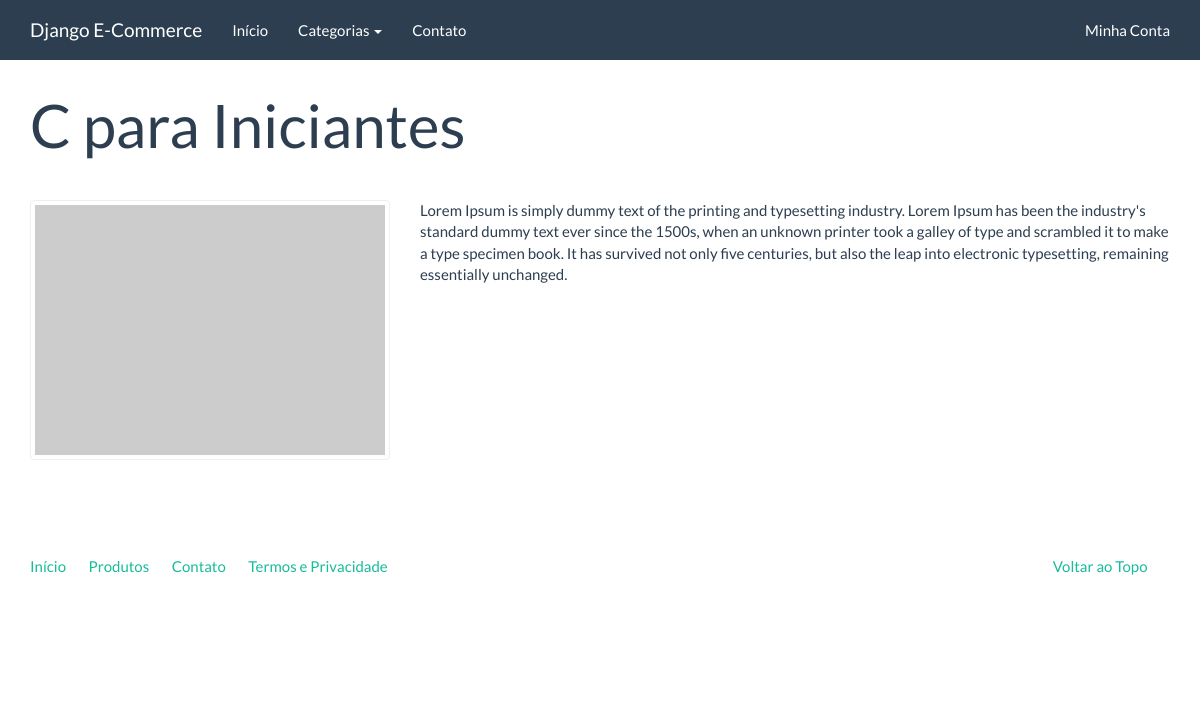
/catalogo/produtos/c-para-iniciantes/, run on the app's committed database.
### catalog/models.py (models this page shows, shortened)
class Product(models.Model):
	name = models.CharField('Nome', max_length=100)
	slug = models.SlugField('Identificador', max_length=100)
	category = models.ForeignKey('catalog.Category', verbose_name = 'Categoria')
	description = models.TextField('Descrição', blank = True)
	price = models.DecimalField('Preço', decimal_places = 2, max_digits = 8)
	created = models.DateTimeField('Criado em', auto_now_add = True)
	modified = models.DateTimeField('Modificado em', auto_now = True)
	class Meta:
		verbose_name = 'Produto'
		verbose_name_plural = 'Produtos'
		ordering = ['name']
	def __str__(self):
		return self.name

### catalog/views.py (the view)
# urls.py: url(r'^produtos/(?P<slug>[\w_-]+)/$', views.product, name = 'product'),
def product(request, slug):
	product = Product.objects.get(slug = slug)
	context = {
		'product': product
	}
	return render(request, 'catalog/product.html',context)

### catalog/context_processors.py (called while the page is built)
def categories(request):
	return{
		'categories': Category.objects.all()
	}

### catalog/models.py (called while the page is built)
	def __str__(self):
		return self.name

	def get_absolut_url(self):
		return reverse('catalog:category', kwargs = {'slug': self.slug})

### catalog/templates/catalog/product.html (shortened to what this page needs)
{% extends "base.html" %}
{% block container %}
<div class="page-header">
		  <h1>{{ product }}</h1>
		</div>
		<div class="row">
		  <div class="col-sm-4">
			  <a href="#" class="thumbnail">
				  <img src="http://placehold.it/350x250" alt="" />
			  </a>
		  </div>
		  <div class="col-sm-8">
			  {{ product.description|linebreaks }}
		  </div>
		</div>
{% endblock %}

### data on the page
Product: name "C para Iniciantes", description "Lorem Ipsum is simply dummy text of the printing and typesetting industry. Lorem Ipsum has been the industry's standard dummy text ever since the 1500s, when an unknown printer took a galley of type and scrambled it to make a type specimen book. It has survived not only five centuries, but also the leap into electronic typesetting, remaining essentially unchanged."
